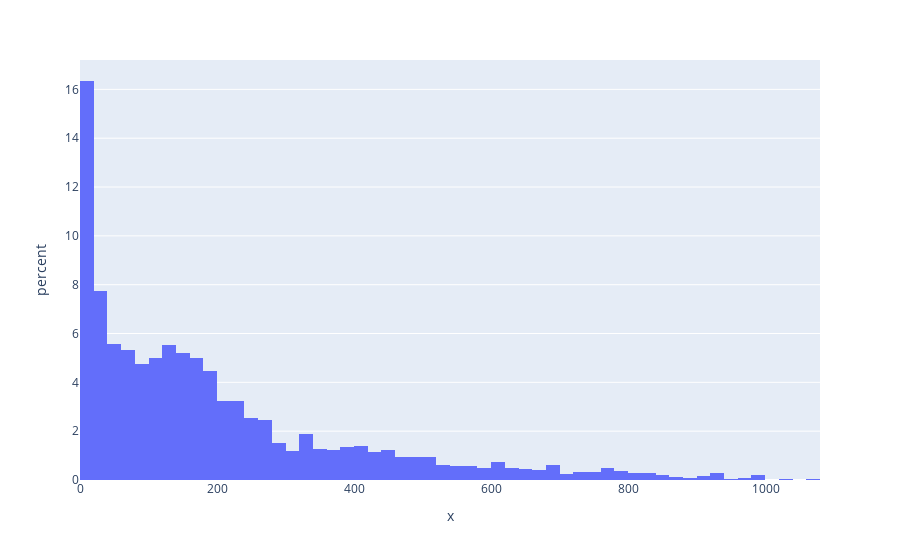

Notebook code cell kept with this figure:
### Markdown cell above
## How are minutes played distributed?

### Code cell
fig = px.histogram(x=playoffs_df['MIN'], histnorm='percent')
fig.show()

### Figure 1 — Plotly figure (JSON) as saved in the notebook; plotly's stock layout.template omitted (floating-point values rounded to 4 significant figures; data arrays with more than 128 entries replaced by an {"elided": "..."} marker saying what was removed)
{"data": [{"alignmentgroup": "True", "bingroup": "x", "histnorm": "percent", "hovertemplate": "x=%{x}<br>percent=%{y}<extra></extra>", "legendgroup": "", "marker": {"color": "#636efa", "pattern": {"shape": ""}}, "name": "", "offsetgroup": "", "orientation": "v", "showlegend": false, "type": "histogram", "x": {"elided": "4118 int values"}, "xaxis": "x", "yaxis": "y"}], "layout": {"barmode": "relative", "legend": {"tracegroupgap": 0}, "margin": {"t": 60}, "xaxis": {"anchor": "y", "domain": [0, 1], "title": {"text": "x"}}, "yaxis": {"anchor": "x", "domain": [0, 1], "title": {"text": "percent"}}}}
